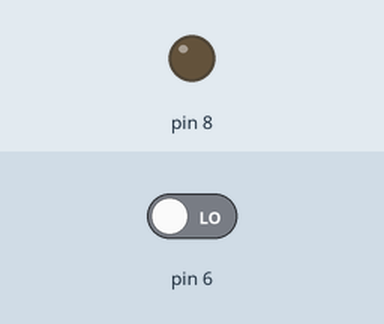
Bench run of a sketch on a simulated Arduino Uno, built with avr-gcc and run on an emulated ATmega328P. On the bench: output pins drawn as LEDs (lit = HIGH). The test bench sets the inputs (shaded band); at power-on: pin 6 LOW.

Above: at 1.2 s.
1.3 s: pin 6 driven HIGH
At 2.5 s:
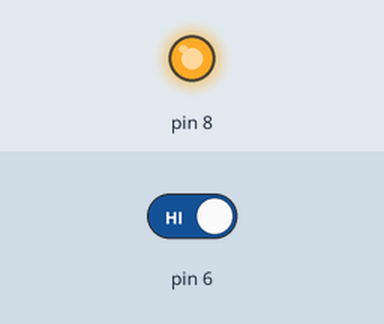
2.8 s: pin 6 driven LOW
At 3.8 s:
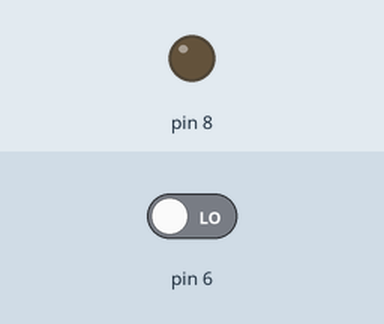
Timing chart, 0 to 5.8 s (numbered marks = the images above; inputs shaded):
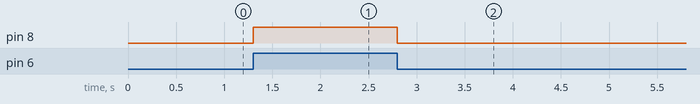

The sketch:

pushbutton_with_LED_code.ino
```cpp
// C++ code
//
void setup() {

  pinMode(8, OUTPUT);
  pinMode(6, INPUT);
}

void loop() {

  const int button=digitalRead(6);


  if (button == 1){

    digitalWrite(8, HIGH);

  }
  else {

    digitalWrite(8, LOW);
  }
}
```

Measured:
- after the input at 1.3 s, pin 8: LOW → HIGH at once
- after the input at 2.8 s, pin 8: HIGH → LOW at once
